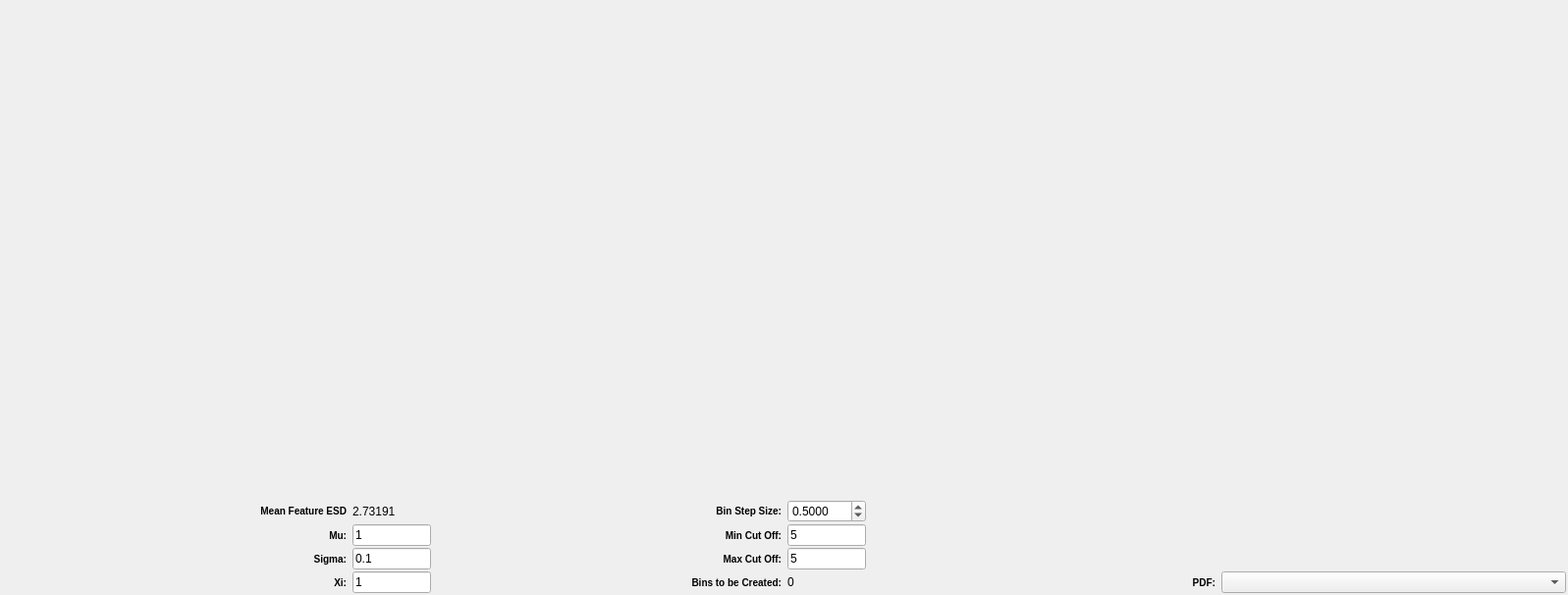
<?xml version="1.0" encoding="UTF-8"?>
<ui version="4.0">
 <class>StatsGenFeatureSizeWidget</class>
 <widget class="QWidget" name="StatsGenFeatureSizeWidget">
  <property name="geometry">
   <rect>
    <x>0</x>
    <y>0</y>
    <width>1597</width>
    <height>606</height>
   </rect>
  </property>
  <property name="windowTitle">
   <string>Form</string>
  </property>
  <layout class="QGridLayout" name="gridLayout_2">
   <property name="leftMargin">
    <number>2</number>
   </property>
   <property name="topMargin">
    <number>2</number>
   </property>
   <property name="rightMargin">
    <number>2</number>
   </property>
   <property name="bottomMargin">
    <number>2</number>
   </property>
   <property name="spacing">
    <number>4</number>
   </property>
   <item row="1" column="0" colspan="2">
    <widget class="QwtPlot" name="m_SizeDistributionPlot">
     <property name="sizePolicy">
      <sizepolicy hsizetype="Expanding" vsizetype="Expanding">
       <horstretch>0</horstretch>
       <verstretch>0</verstretch>
      </sizepolicy>
     </property>
     <property name="mouseTracking">
      <bool>false</bool>
     </property>
     <property name="frameShape">
      <enum>QFrame::NoFrame</enum>
     </property>
    </widget>
   </item>
   <item row="3" column="0" colspan="2">
    <widget class="QFrame" name="inputFrame">
     <property name="frameShape">
      <enum>QFrame::NoFrame</enum>
     </property>
     <property name="frameShadow">
      <enum>QFrame::Raised</enum>
     </property>
     <layout class="QGridLayout" name="gridLayout">
      <property name="leftMargin">
       <number>0</number>
      </property>
      <property name="topMargin">
       <number>0</number>
      </property>
      <property name="rightMargin">
       <number>0</number>
      </property>
      <property name="bottomMargin">
       <number>0</number>
      </property>
      <property name="horizontalSpacing">
       <number>6</number>
      </property>
      <property name="verticalSpacing">
       <number>2</number>
      </property>
      <item row="2" column="1">
       <widget class="QLabel" name="label_3">
        <property name="styleSheet">
         <string notr="true">QLabel
{
font-weight: bold;
font-size: 10px;
}</string>
        </property>
        <property name="text">
         <string>Sigma:</string>
        </property>
        <property name="alignment">
         <set>Qt::AlignRight|Qt::AlignTrailing|Qt::AlignVCenter</set>
        </property>
       </widget>
      </item>
      <item row="0" column="4">
       <widget class="QDoubleSpinBox" name="m_BinStepSize">
        <property name="sizePolicy">
         <sizepolicy hsizetype="Fixed" vsizetype="Preferred">
          <horstretch>0</horstretch>
          <verstretch>0</verstretch>
         </sizepolicy>
        </property>
        <property name="minimumSize">
         <size>
          <width>80</width>
          <height>0</height>
         </size>
        </property>
        <property name="maximumSize">
         <size>
          <width>80</width>
          <height>16777215</height>
         </size>
        </property>
        <property name="decimals">
         <number>4</number>
        </property>
        <property name="minimum">
         <double>0.001000000000000</double>
        </property>
        <property name="maximum">
         <double>9999999.990000000223517</double>
        </property>
        <property name="value">
         <double>0.500000000000000</double>
        </property>
       </widget>
      </item>
      <item row="2" column="4">
       <widget class="QLineEdit" name="m_MaxSigmaCutOff">
        <property name="sizePolicy">
         <sizepolicy hsizetype="Fixed" vsizetype="Preferred">
          <horstretch>0</horstretch>
          <verstretch>0</verstretch>
         </sizepolicy>
        </property>
        <property name="minimumSize">
         <size>
          <width>40</width>
          <height>0</height>
         </size>
        </property>
        <property name="maximumSize">
         <size>
          <width>80</width>
          <height>16777215</height>
         </size>
        </property>
        <property name="toolTip">
         <string>&lt;html&gt;&lt;head/&gt;&lt;body&gt;&lt;p&gt;&lt;span style=&quot; font-size:18pt;&quot;&gt;x&lt;/span&gt;&lt;span style=&quot; font-size:24pt; vertical-align:super;&quot;&gt;(μ + max * σ)&lt;/span&gt;&lt;/p&gt;&lt;/body&gt;&lt;/html&gt;</string>
        </property>
        <property name="text">
         <string>5</string>
        </property>
       </widget>
      </item>
      <item row="0" column="3">
       <widget class="QLabel" name="label_5">
        <property name="styleSheet">
         <string notr="true">QLabel
{
font-weight: bold;
font-size: 10px;
}</string>
        </property>
        <property name="text">
         <string>Bin Step Size:</string>
        </property>
        <property name="alignment">
         <set>Qt::AlignRight|Qt::AlignTrailing|Qt::AlignVCenter</set>
        </property>
       </widget>
      </item>
      <item row="2" column="3">
       <widget class="QLabel" name="label_4">
        <property name="toolTip">
         <string>&lt;html&gt;&lt;head/&gt;&lt;body&gt;&lt;p&gt;&lt;span style=&quot; font-size:18pt;&quot;&gt;x&lt;/span&gt;&lt;span style=&quot; font-size:24pt; vertical-align:super;&quot;&gt;(μ + max * σ)&lt;/span&gt;&lt;/p&gt;&lt;/body&gt;&lt;/html&gt;</string>
        </property>
        <property name="styleSheet">
         <string notr="true">QLabel
{
font-weight: bold;
font-size: 10px;
}</string>
        </property>
        <property name="text">
         <string>Max Cut Off:</string>
        </property>
        <property name="alignment">
         <set>Qt::AlignRight|Qt::AlignTrailing|Qt::AlignVCenter</set>
        </property>
       </widget>
      </item>
      <item row="0" column="1">
       <widget class="QLabel" name="label_11">
        <property name="toolTip">
         <string>&lt;html&gt;&lt;head/&gt;&lt;body&gt;&lt;p&gt;Entering values in the Mu or Sigma fields will update this value. This value is calculated as Mean = exp(Mu + (Sig&lt;span style=&quot; vertical-align:super;&quot;&gt;2&lt;/span&gt;/2)).&lt;/p&gt;&lt;/body&gt;&lt;/html&gt;</string>
        </property>
        <property name="styleSheet">
         <string notr="true">QLabel
{
font-weight: bold;
font-size: 10px;
}</string>
        </property>
        <property name="text">
         <string>Mean Feature ESD</string>
        </property>
        <property name="alignment">
         <set>Qt::AlignRight|Qt::AlignTrailing|Qt::AlignVCenter</set>
        </property>
       </widget>
      </item>
      <item row="1" column="3">
       <widget class="QLabel" name="label_7">
        <property name="toolTip">
         <string>&lt;html&gt;&lt;head/&gt;&lt;body&gt;&lt;p&gt;&lt;span style=&quot; font-size:18pt;&quot;&gt;x&lt;/span&gt;&lt;span style=&quot; font-size:24pt; vertical-align:super;&quot;&gt;(μ - min * σ)&lt;/span&gt;&lt;/p&gt;&lt;/body&gt;&lt;/html&gt;</string>
        </property>
        <property name="styleSheet">
         <string notr="true">QLabel
{
font-weight: bold;
font-size: 10px;
}</string>
        </property>
        <property name="text">
         <string>Min Cut Off:</string>
        </property>
        <property name="alignment">
         <set>Qt::AlignRight|Qt::AlignTrailing|Qt::AlignVCenter</set>
        </property>
       </widget>
      </item>
      <item row="1" column="1">
       <widget class="QLabel" name="label">
        <property name="styleSheet">
         <string notr="true">QLabel
{
font-weight: bold;
font-size: 10px;
}</string>
        </property>
        <property name="text">
         <string>Mu:</string>
        </property>
        <property name="alignment">
         <set>Qt::AlignRight|Qt::AlignTrailing|Qt::AlignVCenter</set>
        </property>
       </widget>
      </item>
      <item row="3" column="8">
       <widget class="QComboBox" name="distributionTypeCombo">
        <property name="enabled">
         <bool>true</bool>
        </property>
       </widget>
      </item>
      <item row="0" column="7" rowspan="3" colspan="2">
       <spacer name="horizontalSpacer_3">
        <property name="orientation">
         <enum>Qt::Horizontal</enum>
        </property>
        <property name="sizeHint" stdset="0">
         <size>
          <width>40</width>
          <height>20</height>
         </size>
        </property>
       </spacer>
      </item>
      <item row="1" column="4">
       <widget class="QLineEdit" name="m_MinSigmaCutOff">
        <property name="sizePolicy">
         <sizepolicy hsizetype="Fixed" vsizetype="Preferred">
          <horstretch>0</horstretch>
          <verstretch>0</verstretch>
         </sizepolicy>
        </property>
        <property name="minimumSize">
         <size>
          <width>40</width>
          <height>0</height>
         </size>
        </property>
        <property name="maximumSize">
         <size>
          <width>80</width>
          <height>16777215</height>
         </size>
        </property>
        <property name="text">
         <string>5</string>
        </property>
       </widget>
      </item>
      <item row="3" column="3">
       <widget class="QLabel" name="label_2">
        <property name="styleSheet">
         <string notr="true">QLabel
{
font-weight: bold;
font-size: 10px;
}</string>
        </property>
        <property name="text">
         <string>Bins to be Created:</string>
        </property>
        <property name="alignment">
         <set>Qt::AlignRight|Qt::AlignTrailing|Qt::AlignVCenter</set>
        </property>
       </widget>
      </item>
      <item row="3" column="4">
       <widget class="QLabel" name="m_NumberBinsGenerated">
        <property name="sizePolicy">
         <sizepolicy hsizetype="Preferred" vsizetype="Preferred">
          <horstretch>0</horstretch>
          <verstretch>0</verstretch>
         </sizepolicy>
        </property>
        <property name="minimumSize">
         <size>
          <width>0</width>
          <height>0</height>
         </size>
        </property>
        <property name="maximumSize">
         <size>
          <width>60</width>
          <height>16777215</height>
         </size>
        </property>
        <property name="text">
         <string>0</string>
        </property>
       </widget>
      </item>
      <item row="1" column="2">
       <widget class="QLineEdit" name="m_Mu_SizeDistribution">
        <property name="sizePolicy">
         <sizepolicy hsizetype="Fixed" vsizetype="Preferred">
          <horstretch>0</horstretch>
          <verstretch>0</verstretch>
         </sizepolicy>
        </property>
        <property name="minimumSize">
         <size>
          <width>40</width>
          <height>0</height>
         </size>
        </property>
        <property name="maximumSize">
         <size>
          <width>80</width>
          <height>16777215</height>
         </size>
        </property>
        <property name="text">
         <string>1</string>
        </property>
       </widget>
      </item>
      <item row="2" column="2">
       <widget class="QLineEdit" name="m_Sigma_SizeDistribution">
        <property name="sizePolicy">
         <sizepolicy hsizetype="Fixed" vsizetype="Preferred">
          <horstretch>0</horstretch>
          <verstretch>0</verstretch>
         </sizepolicy>
        </property>
        <property name="minimumSize">
         <size>
          <width>40</width>
          <height>0</height>
         </size>
        </property>
        <property name="maximumSize">
         <size>
          <width>80</width>
          <height>16777215</height>
         </size>
        </property>
        <property name="text">
         <string>0.1</string>
        </property>
       </widget>
      </item>
      <item row="0" column="2">
       <widget class="QLabel" name="m_FeatureESD">
        <property name="text">
         <string>2.73191</string>
        </property>
       </widget>
      </item>
      <item row="3" column="7">
       <widget class="QLabel" name="label_6">
        <property name="styleSheet">
         <string notr="true">QLabel
{
font-weight: bold;
font-size: 10px;
}</string>
        </property>
        <property name="text">
         <string>PDF:</string>
        </property>
        <property name="alignment">
         <set>Qt::AlignRight|Qt::AlignTrailing|Qt::AlignVCenter</set>
        </property>
       </widget>
      </item>
      <item row="3" column="2">
       <widget class="QLineEdit" name="m_Xi_SizeDistribution">
        <property name="maximumSize">
         <size>
          <width>80</width>
          <height>16777215</height>
         </size>
        </property>
        <property name="text">
         <string>1</string>
        </property>
       </widget>
      </item>
      <item row="3" column="1">
       <widget class="QLabel" name="label_8">
        <property name="styleSheet">
         <string notr="true">QLabel
{
font-weight: bold;
font-size: 10px;
}</string>
        </property>
        <property name="text">
         <string>Xi:</string>
        </property>
        <property name="alignment">
         <set>Qt::AlignRight|Qt::AlignTrailing|Qt::AlignVCenter</set>
        </property>
       </widget>
      </item>
     </layout>
    </widget>
   </item>
  </layout>
 </widget>
 <customwidgets>
  <customwidget>
   <class>QwtPlot</class>
   <extends>QFrame</extends>
   <header>qwt_plot.h</header>
   <container>1</container>
  </customwidget>
 </customwidgets>
 <tabstops>
  <tabstop>m_Mu_SizeDistribution</tabstop>
  <tabstop>m_Sigma_SizeDistribution</tabstop>
  <tabstop>m_BinStepSize</tabstop>
  <tabstop>m_MinSigmaCutOff</tabstop>
  <tabstop>m_MaxSigmaCutOff</tabstop>
  <tabstop>distributionTypeCombo</tabstop>
 </tabstops>
 <resources>
  <include location="../../../../../Resources/icons/images/Icons.qrc"/>
 </resources>
 <connections/>
</ui>
